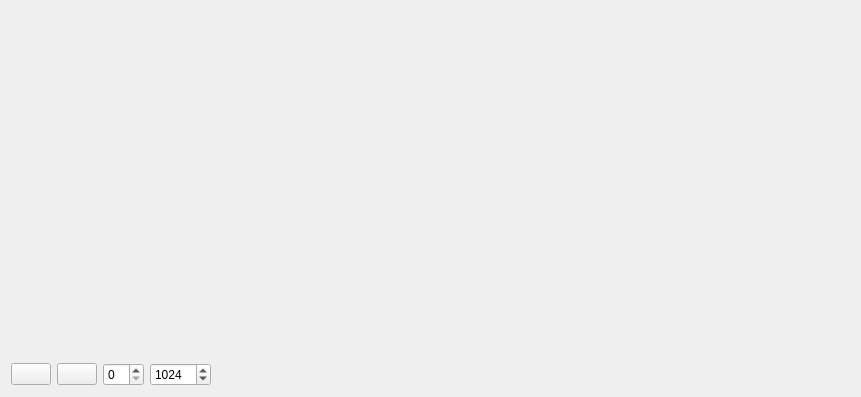
<?xml version="1.0" encoding="UTF-8"?>
<ui version="4.0">
 <class>GalPatternDisplay</class>
 <widget class="QWidget" name="GalPatternDisplay">
  <property name="geometry">
   <rect>
    <x>0</x>
    <y>0</y>
    <width>861</width>
    <height>397</height>
   </rect>
  </property>
  <property name="windowTitle">
   <string>Pattern Display</string>
  </property>
  <layout class="QGridLayout" name="gridLayout">
   <item row="0" column="0" colspan="5">
    <widget class="KPlotWidget" name="Plotwidget"/>
   </item>
   <item row="1" column="0">
    <widget class="QPushButton" name="UnzoomButton">
     <property name="toolTip">
      <string>&lt;html&gt;&lt;head/&gt;&lt;body&gt;&lt;p&gt;Unzoom pattern to maximum&lt;/p&gt;&lt;p&gt;&lt;br/&gt;&lt;/p&gt;&lt;/body&gt;&lt;/html&gt;</string>
     </property>
     <property name="text">
      <string/>
     </property>
     <property name="icon">
      <iconset resource="../galapicons.qrc">
       <normaloff>:/icons/zoomoff.png</normaloff>:/icons/zoomoff.png</iconset>
     </property>
    </widget>
   </item>
   <item row="1" column="1">
    <widget class="QPushButton" name="SetZoomButton">
     <property name="toolTip">
      <string>&lt;html&gt;&lt;head/&gt;&lt;body&gt;&lt;p&gt;Pick pattern range&lt;/p&gt;&lt;/body&gt;&lt;/html&gt;</string>
     </property>
     <property name="text">
      <string/>
     </property>
     <property name="icon">
      <iconset resource="../galapicons.qrc">
       <normaloff>:/icons/zoomlim.png</normaloff>:/icons/zoomlim.png</iconset>
     </property>
     <property name="checkable">
      <bool>true</bool>
     </property>
    </widget>
   </item>
   <item row="1" column="2">
    <widget class="QSpinBox" name="PatternLow_spinBox">
     <property name="toolTip">
      <string>Lowel limit of selected pattern</string>
     </property>
    </widget>
   </item>
   <item row="1" column="3">
    <widget class="QSpinBox" name="PatternHi_spinBox">
     <property name="toolTip">
      <string>Upper imit of selected pattern</string>
     </property>
     <property name="maximum">
      <number>65536</number>
     </property>
     <property name="value">
      <number>1024</number>
     </property>
    </widget>
   </item>
   <item row="1" column="4">
    <spacer name="horizontalSpacer">
     <property name="orientation">
      <enum>Qt::Horizontal</enum>
     </property>
     <property name="sizeHint" stdset="0">
      <size>
       <width>636</width>
       <height>20</height>
      </size>
     </property>
    </spacer>
   </item>
  </layout>
 </widget>
 <customwidgets>
  <customwidget>
   <class>KPlotWidget</class>
   <extends>QFrame</extends>
   <header>kplotwidget.h</header>
  </customwidget>
 </customwidgets>
 <resources>
  <include location="../galapicons.qrc"/>
 </resources>
 <connections/>
</ui>
